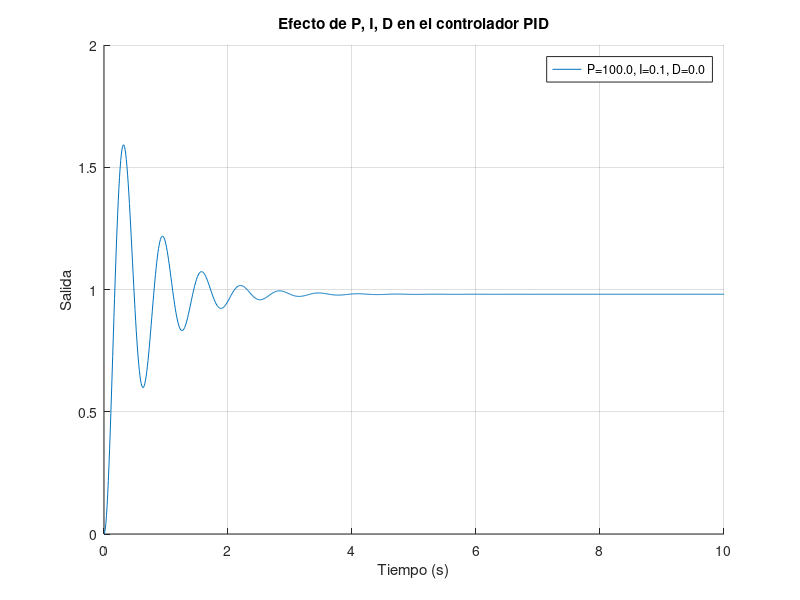
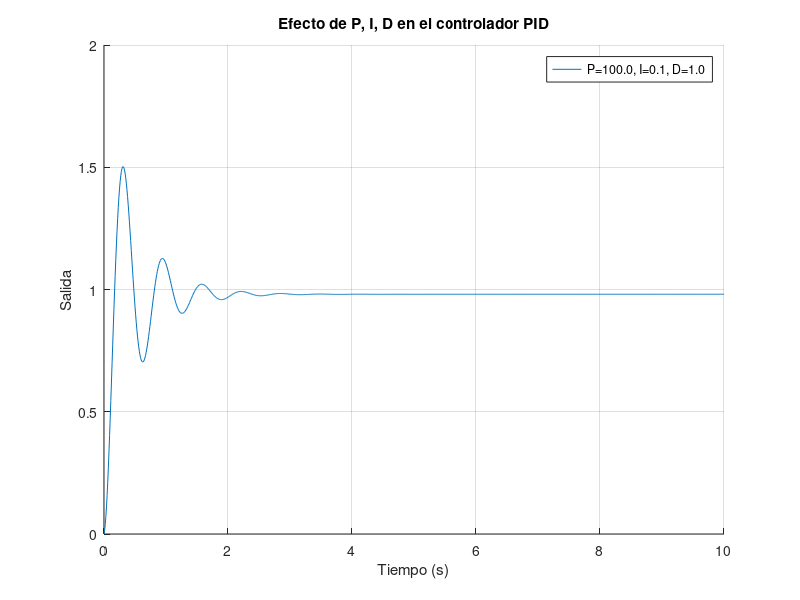
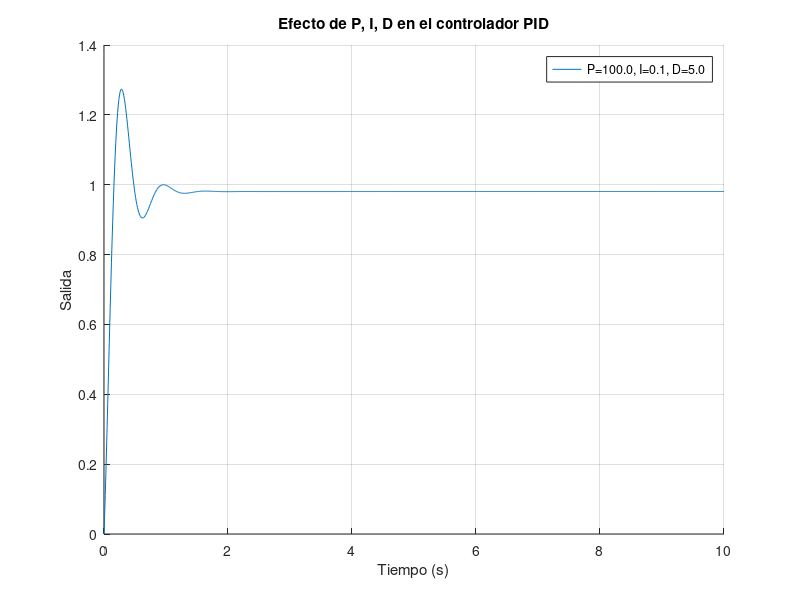
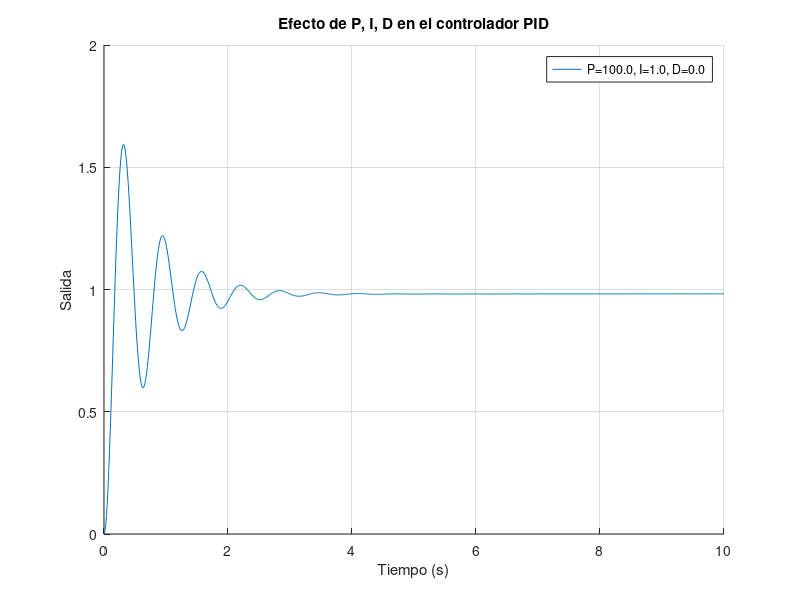

These charts were generated, in order, by the following MATLAB code:
clc; clear; close all;

% Definir el sistema de primer orden con retardo
s = tf('s');
G = 1 / (s^2 + 3*s + 2); % Función de transferencia del sistema

% Valores de PID a evaluar
P_values = [100]; % Ganancias proporcionales
I_values = [0.1, 1, 5]; % Ganancias integrales
D_values = [0, 1, 5]; % Ganancias derivativas

% Definir el tiempo de simulación
t = 0:0.01:10;

% Señal de referencia (escalón unitario)
ref = ones(size(t));



for P = P_values
    for I = I_values
        for D = D_values
            figure;
            hold on;
            grid on;
            title('Efecto de P, I, D en el controlador PID');
            % Crear el controlador PID
            C = pid(P, I, D);
            
            % Sistema en lazo cerrado
            T = feedback(C * G, 1);
            
            % Simulación de la respuesta al escalón
            [y, t_sim] = step(T, t);
            
            % Graficar la respuesta
            plot(t_sim, y, 'DisplayName', sprintf('P=%.1f, I=%.1f, D=%.1f', P, I, D));
            xlabel('Tiempo (s)');
            ylabel('Salida');
            legend;
            hold off;
        end
    end
end

